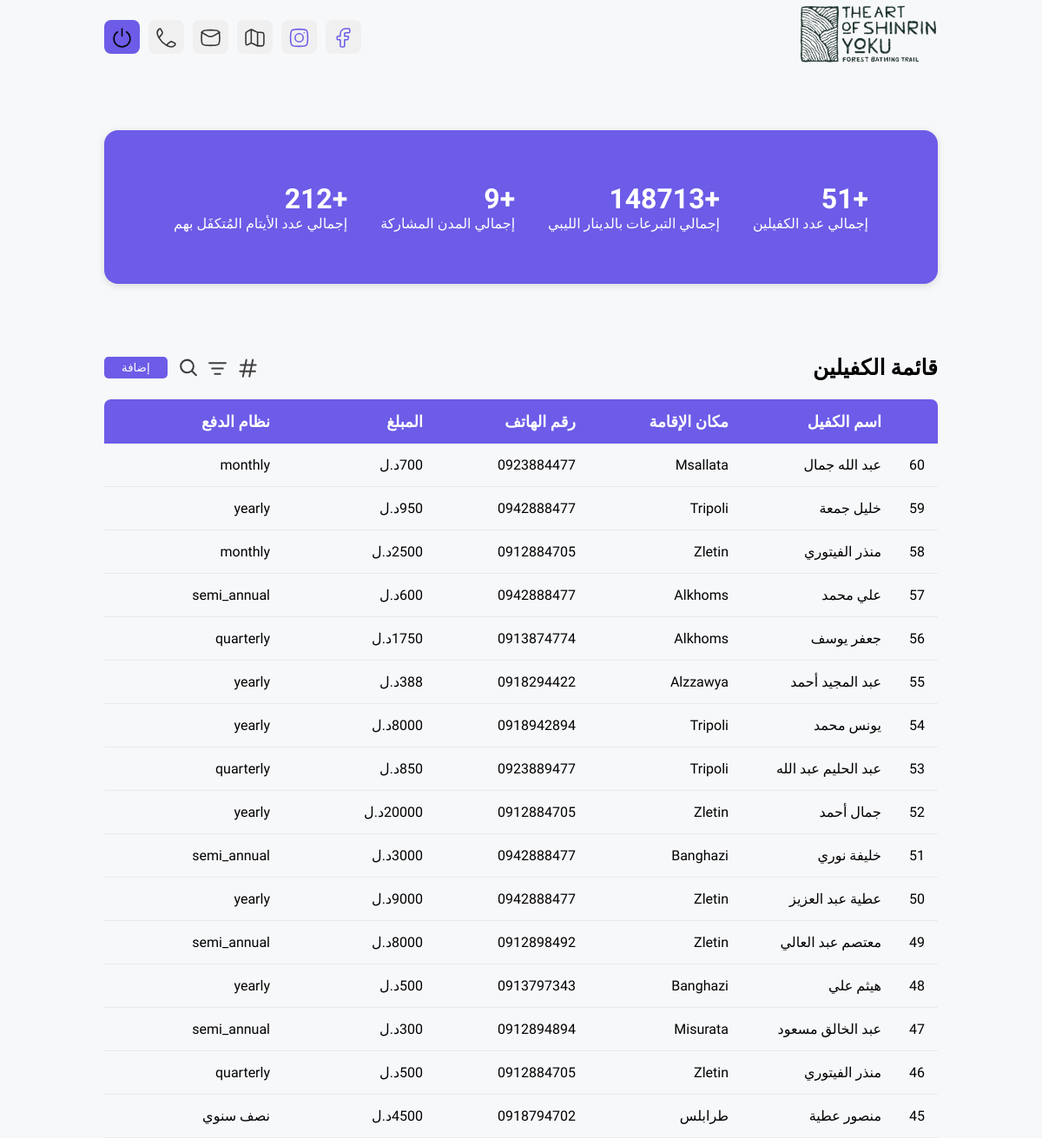
Before: / (upper part) with the older database file.
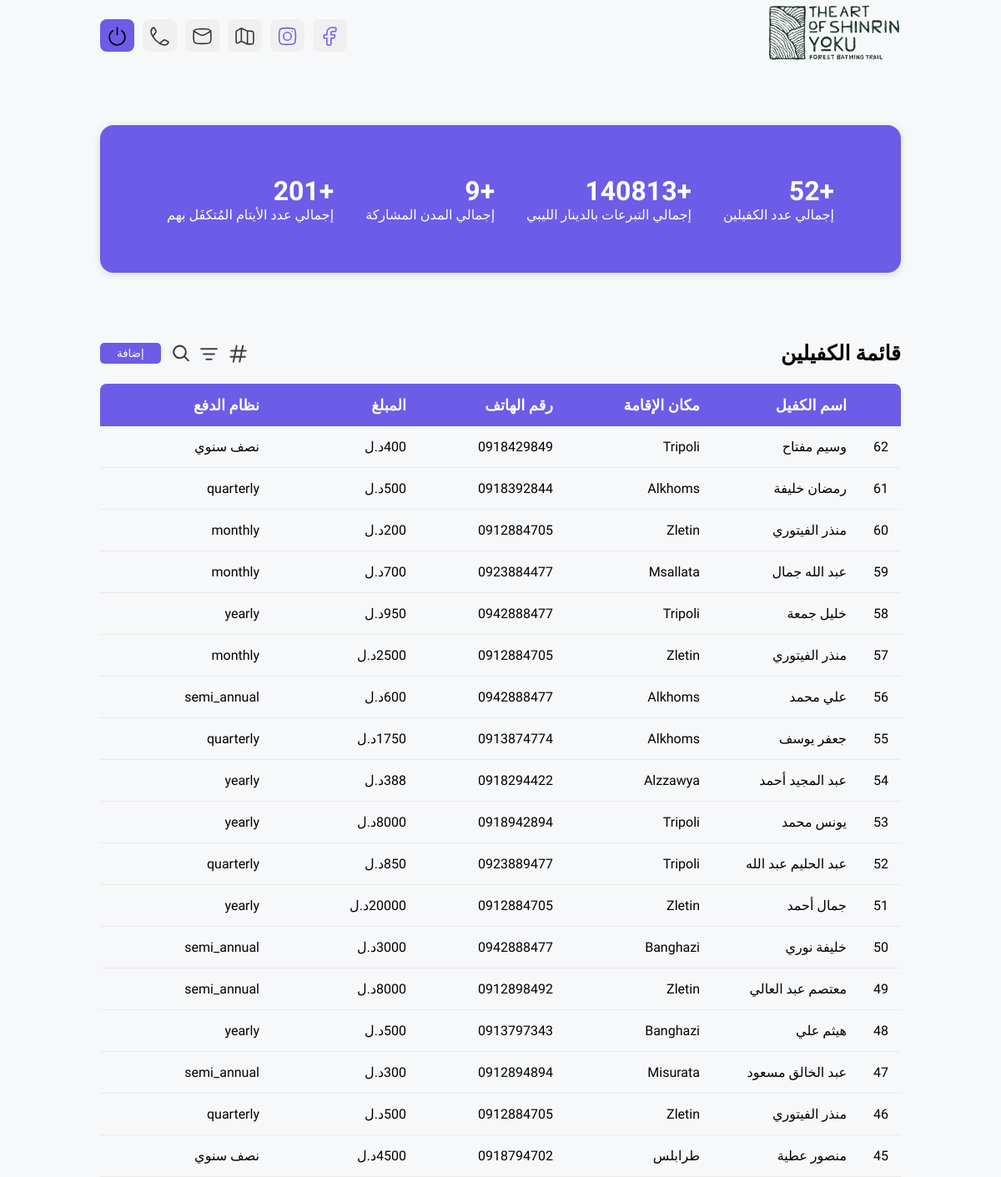
After: the same page with the newer database file.
### main/models.py (models this page shows, shortened)
class Sponsor(models.Model):
    name = models.CharField(max_length=255, help_text="اسم الكفيل")
    CITY_CHOICES = [
        ('مصراتة', 'مصراتة'),
        ('طرابلس', 'طرابلس'),
        ('زليتن', 'زليتن'),
        ('الخمس', 'الخمس'),
        ('بنغازي', 'بنغازي'),
        ('مسلاتة', 'مسلاتة'),
        ('الزاوية', 'الزاوية'),
    ]
    residence_location = models.CharField(choices=CITY_CHOICES, max_length=255, help_text="مكان الاقامة")
    primary_phone = models.CharField(max_length=15, help_text="رقم الهاتف")
    secondary_phone = models.CharField(max_length=15, null=True, blank=True, help_text="رقم هاتف آخر")
    SPONSORSHIP_AMOUNT_CHOICES = [
        (700, '700'),
        (600, '600'),
        (500, '500'),
        (400, '400'),
        (300, '300'),
        (200, '200'),
        (100, '100'),
    ]
    sponsorship_amount = models.IntegerField(choices=SPONSORSHIP_AMOUNT_CHOICES, help_text="قيمة الكفالة  في الشهر")
    custom_amount = models.IntegerField(null=True, blank=True, help_text="في حال اخترت قيمة أكبر من 700 دينار يرجى كتابة القيمة")
    PAYMENT_FREQUENCY_CHOICES = [
        ('سنوي', 'سنوي'),
        ('نصف سنوي', 'نصف سنوي'),
        ('ربع سنوي', 'ربع سنوي'),
        ('شهري', 'شهري'),
    ]
    payment_frequency = models.CharField(max_length=100, choices=PAYMENT_FREQUENCY_CHOICES, help_text="يكون تسليم  الكفالة بشكل")
    INITIAL_PAYMENT_CHOICES = [
        ('بداية من هذا الشهر', 'بداية من هذا الشهر'),
        ('بداية من الشهر القادم', 'بداية من الشهر القادم'),
    ]
    initial_payment_timing = models.CharField(max_length=200, choices=INITIAL_PAYMENT_CHOICES, help_text="موعد تسليم الدفعة الاولى من الكفالة")
    PAYMENT_METHOD_CHOICES = [
        ('نقدي', 'نقدي'),
        ('التحويل عن طريق مكاتب الصرافة الخاصة', 'التحويل عن طريق مكاتب الصرافة الخاصة'),
        ('التحويل المصرفي', 'التحويل المصرفي'),
        ('البطاقة المصرفية', 'البطاقة المصرفية'),
    ]
    payment_method = models.CharField(max_length=200, choices=PAYMENT_METHOD_CHOICES, help_text="ما وسيلة الدفع المناسبة لك")
    ORPHAN_SELECTION_CHOICES = [
        ('اريد اختيار اليتيم بنفسي', 'اريد اختيار اليتيم بنفسي'),
        ('افوض الحملة في اختيار اليتيم وفق المتبع لديها وابلاغي بالمعلومات', 'افوض الحملة في اختيار اليتيم وفق المتبع لديها وابلاغي بالمعلومات'),
        ('غير مهتم بالحصول على معلومات عن اليتيم مع متابعة تسليم دفعات الكفالة', 'غير مهتم بالحصول على معلومات عن اليتيم مع متابعة تسليم دفعات الكفالة'),
    ]
    orphan_selection = models.CharField(max_length=200, choices=ORPHAN_SELECTION_CHOICES, help_text="اختيار اليتيم")
    submitted_at = models.DateTimeField(auto_now_add=True, help_text="تاريخ تقديم النموذج")
    @classmethod
    def get_statistics(cls):
        total_amount_data = cls.objects.aggregate(
            regular_amount=Sum('sponsorship_amount'),
            custom_amount=Sum('custom_amount')
        )
        total_amount = (total_amount_data['regular_amount'] or 0) + \
                       (total_amount_data['custom_amount'] or 0)
        stats = {
            'total_sponsors': cls.objects.values('name').distinct().count(),
            'total_amount': total_amount,
            'active_cities': cls.objects.values('residence_location').distinct().count(),
            'total_sponsorships': int(total_amount / 700) if total_amount else 0,
        }
        return stats

### main/views.py (the view)
# urls.py: path('', views.home, name="home"),
def home(request):
    sponsors = Sponsor.objects.all().order_by('-submitted_at')
    stats = Sponsor.get_statistics()
    for sponsor in sponsors:
        if sponsor.custom_amount:
            sponsor.sponsorship_amount = sponsor.custom_amount
            sponsor.custom_amount = 0
            sponsor.save()
    context = {
        'sponsors': sponsors,
        **stats  # This unpacks the statistics dictionary into the context
    }
    return render(request, 'home.html', context)

### main/templates/home.html (shortened to what this page needs)
{% load static %}
<!DOCTYPE html>
<html lang="ar" dir="rtl">
<head>
  </head>
<body>
  {% include 'components/header.html' %}
  <div class="stats">
    <div class="row">
      <div class="col"><h1>+{{ total_sponsors }}</h1><p>إجمالي عدد الكفيلين</p></div>
      <div class="col"><h1>+{{ total_amount }}</h1><p>إجمالي التبرعات بالدينار الليبي</p></div>
      <div class="col"><h1>+{{ active_cities }}</h1><p>إجمالي المدن المشاركة</p></div>
      <div class="col"><h1>+{{ total_sponsorships }}</h1><p>إجمالي عدد الأيتام المُتكفَل بهم</p></div>
    </div>
  </div>
  <div class="toolbar">
    <h3>قائمة الكفيلين</h3>
    <button class="icon-button" onclick="sortByDate()"></button>
    <button class="icon-button" onclick="sortByName()"><svg xmlns="http://www.w3.org/2000/svg" width="1em" height="1em" viewBox="0 0 24 24"><path fill="none" stroke="#000000" stroke-linecap="round" stroke-width="2" d="M3 6h18M6 12h12m-9 6h6"/></svg></button>
    <button class="icon-button" onclick="toggleSearch()"></button>
    {% if request.user.is_authenticated %}
    <button class="add-sponsor-btn" onclick="openAddSponsorModal()">إضافة</button>
    {% else %}
    <button class="add-sponsor-btn"><a href="{% url 'login' %}" style="color: #fff;">إضافة</a></button>
    {% endif %}
  </div>
  <div class="grid-container" id="sponsorGrid">
    <div class="sponsor-header">
      <div class="sponsor-details">
        <p></p><p>اسم الكفيل</p><p class="hideInMobile">مكان اﻹقامة</p><p>رقم الهاتف</p><p class="hideInMobile">المبلغ</p><p class="hideInMobile">نظام الدفع</p>
      </div>
    </div>
    {% for sponsor in sponsors %}
    <div class="sponsor-card"
          data-id="{{ sponsor.id }}"
          data-name="{{ sponsor.name }}"
          data-location="{{ sponsor.residence_location }}"
          data-phone="{{ sponsor.primary_phone }}"
          data-secondary-phone="{{ sponsor.secondary_phone }}"
          data-amount="{{ sponsor.sponsorship_amount }}"
          data-custom-amount="{{ sponsor.custom_amount }}"
          data-frequency="{{ sponsor.payment_frequency }}"
          data-initial-payment="{{ sponsor.initial_payment_timing }}"
          data-method="{{ sponsor.payment_method }}"
          data-orphan-selection="{{ sponsor.orphan_selection }}"
          data-submitted="{{ sponsor.submitted_at|date:"Y/h/m" }}"
          onclick="openModal(this)">
        <div class="sponsor-details">
          <p>{{forloop.revcounter}}</p>
          <p class="tableName">{{ sponsor.name }}</p>
          <p class="hideInMobile">{{ sponsor.residence_location }}</p>
          <p>{{ sponsor.primary_phone }}</p>
          <p class="hideInMobile">{{ sponsor.sponsorship_amount }}د.ل</p>
          <p class="hideInMobile">{{ sponsor.payment_frequency }}</p>
        </div>
      </div>
    {% endfor %}
  </div>
</body>
</html>

### main/templates/components/header.html (shortened to what this page needs)
{% load static %}
<body>
    <header class="header">
        <div class="logo">
            <a  href="{% url 'home' %}">
                <img src="{% static 'images/logo.png' %}" alt="">
            </a>
        </div>
        <div class="social-icons">
            <a href="" target="_blank" class="icon">
              </a>
              <a href="" target="_blank" class="icon">
              </a>
              <a href="" target="_blank" class="icon">
            </a>
              <a href="" class="icon">
            </a>
              <a href="{% url 'new_sponsor' %}" class="icon">
            </a>
              <a href="{% url 'login' %}" class="icon lightIcon">
                <svg xmlns="http://www.w3.org/2000/svg" width="1em" height="1em" viewBox="0 0 24 24"><path fill="none" stroke="#000000" stroke-linecap="round" stroke-linejoin="round" stroke-width="1.5" d="M7.023 5.5a9 9 0 1 0 9.953 0M12 2v8" color="#000000"/></svg>
            </a>
        </div>
    </header>
    </body>

### main/templates/home.html (style rules this page uses)
* { font-family: "IBM Plex Sans Arabic", sans-serif !important; box-sizing: border-box; margin: 0; padding: 0; }
body { font-family: Arial, sans-serif; background-color: #f7f8fa; margin: 0; padding: 150px 0 0 0; direction: rtl; }
a { color: #000; text-decoration: none; }
.stats { max-width: 80%; margin: auto; margin-bottom: 80px; background-color: #6c5ce7; border-radius: 16px; padding: 60px 80px; box-shadow: rgba(99, 99, 99, 0.2) 0px 2px 8px 0px; }
.stats .row { display: flex; justify-content: space-between; }
.stats .row .col { color: #fff; }
.toolbar { display: flex; justify-content: flex-end; gap: 10px; max-width: 80%; margin: auto; margin-bottom: 20px; align-items: center; }
.toolbar h3 { text-align: right; margin-left: auto; font-size: 25px; display: -webkit-box; -webkit-line-clamp: 1; -webkit-box-orient: vertical; overflow: hidden; }
.toolbar .icon-button { background: none; border: none; cursor: pointer; margin-top: 5px; }
.toolbar .icon-button svg { width: 25px; height: 25px; transition: ease-in-out 0.3s; filter: opacity(0.75); }
.toolbar .add-sponsor-btn { padding: 5px 20px; background-color: #6c5ce7; color: white; border: none; border-radius: 5px; cursor: pointer; transition: ease-in-out 0.3s all; }
.grid-container { display: grid; grid-template-columns: 1fr; max-width: 80%; margin: auto; }
.grid-container .sponsor-header { background-color: #6c5ce7; padding: 15px; display: grid; grid-template-rows: auto 1fr; cursor: pointer; transition: transform 0.2s; border-top-right-radius: 8px; border-top-left-radius: 8px; }
.grid-container .sponsor-header .sponsor-details { display: grid; grid-template-columns: 50px 1fr 1fr 1fr 1fr 1fr; }
.grid-container .sponsor-header .sponsor-details p { color: #fff; font-size: 18px; font-weight: 600; }
.grid-container .sponsor-card { background-color: #f7f8fa; padding: 15px; display: grid; grid-template-rows: auto 1fr; cursor: pointer; transition: transform 0.5s; border-bottom: 1px solid #eaeaea; }
.grid-container .sponsor-card .sponsor-details { display: grid; grid-template-columns: 50px 1fr 1fr 1fr 1fr 1fr; }
.grid-container .sponsor-card .sponsor-details p { color: #000; font-size: 16px; }

### main/templates/components/header.html (style rules this page uses)
.header { max-width: 100%; margin: auto; display: grid; grid-template-columns: 160px 1fr; align-items: center; padding: 5px 10% 0 10%; background-color: #f7f8fa; direction: rtl; transition: background-color 0.3s ease, border-bottom 0.3s ease; z-index: 3; position: fixed; top: 0; left: 0; right: 0; }
.header .logo { font-size: 24px; font-weight: bold; }
.header .logo img { width: 160px; }
.social-icons { display: flex; gap: 10px; align-items: center; margin-right: auto; transition: all 0.3s ease; }
.social-icons .icon { color: #333; text-decoration: none; background-color: #f0f0f0; padding: 8px 8px 2px 8px; border-radius: 8px; text-align: center; transition: ease-in-out 0.3s all; cursor: pointer; }
.social-icons .lightIcon { background-color: #6c5ce7; }
.social-icons .icon svg { width: 25px; height: 25px; fill: currentColor; stroke: #6c5ce7; }

Changed rows visible on the page:
removed Sponsor: name "عطية عبد العزيز", residence_location "Zletin", primary_phone "0942888477", sponsorship_amount "9000", payment_frequency "yearly"
added Sponsor: name "وسيم مفتاح", residence_location "Tripoli", primary_phone "0918429849", sponsorship_amount "400", payment_frequency "نصف سنوي"
added Sponsor: name "رمضان خليفة", residence_location "Alkhoms", primary_phone "0918392844", sponsorship_amount "500", payment_frequency "quarterly"
added Sponsor: name "منذر الفيتوري", residence_location "Zletin", primary_phone "0912884705", sponsorship_amount "200", payment_frequency "monthly"
Other visible differences:
{{ total_sponsors }}: "51" → "52"
{{ total_amount }}: "148713" → "140813"
{{ total_sponsorships }}: "212" → "201"
